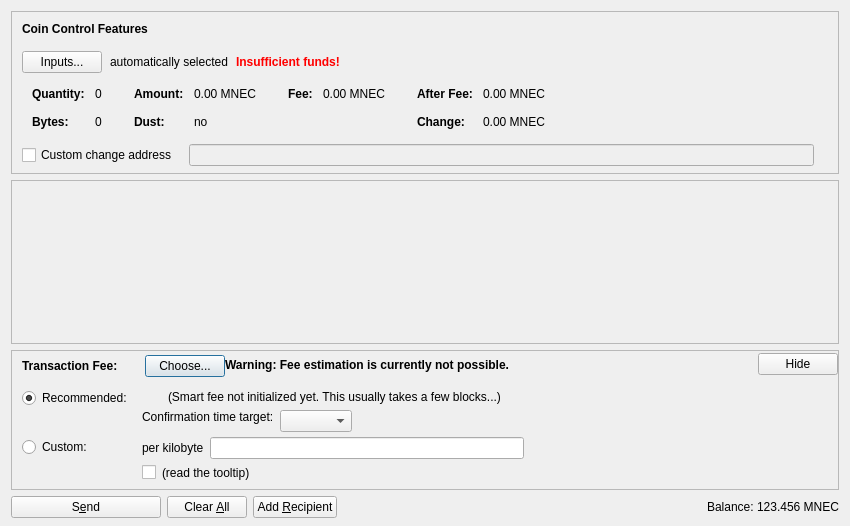
<?xml version="1.0" encoding="UTF-8"?>
<ui version="4.0">
 <class>SendCoinsDialog</class>
 <widget class="QDialog" name="SendCoinsDialog">
  <property name="geometry">
   <rect>
    <x>0</x>
    <y>0</y>
    <width>850</width>
    <height>526</height>
   </rect>
  </property>
  <property name="windowTitle">
   <string>Send Coins</string>
  </property>
  <layout class="QVBoxLayout" name="verticalLayout" stretch="0,1,0,0">
   <property name="bottomMargin">
    <number>8</number>
   </property>
   <item>
    <widget class="QFrame" name="frameCoinControl">
     <property name="sizePolicy">
      <sizepolicy hsizetype="Expanding" vsizetype="Expanding">
       <horstretch>0</horstretch>
       <verstretch>0</verstretch>
      </sizepolicy>
     </property>
     <property name="maximumSize">
      <size>
       <width>16777215</width>
       <height>16777215</height>
      </size>
     </property>
     <property name="frameShape">
      <enum>QFrame::StyledPanel</enum>
     </property>
     <property name="frameShadow">
      <enum>QFrame::Sunken</enum>
     </property>
     <layout class="QVBoxLayout" name="verticalLayoutCoinControl2">
      <property name="spacing">
       <number>0</number>
      </property>
      <property name="leftMargin">
       <number>0</number>
      </property>
      <property name="topMargin">
       <number>0</number>
      </property>
      <property name="rightMargin">
       <number>0</number>
      </property>
      <property name="bottomMargin">
       <number>6</number>
      </property>
      <item>
       <layout class="QVBoxLayout" name="verticalLayoutCoinControl" stretch="0,0,0,0,1">
        <property name="spacing">
         <number>0</number>
        </property>
        <property name="leftMargin">
         <number>10</number>
        </property>
        <property name="topMargin">
         <number>10</number>
        </property>
        <item>
         <layout class="QHBoxLayout" name="horizontalLayoutCoinControl1">
          <property name="bottomMargin">
           <number>15</number>
          </property>
          <item>
           <widget class="QLabel" name="labelCoinControlFeatures">
            <property name="sizePolicy">
             <sizepolicy hsizetype="Preferred" vsizetype="Maximum">
              <horstretch>0</horstretch>
              <verstretch>0</verstretch>
             </sizepolicy>
            </property>
            <property name="font">
             <font>
              <weight>75</weight>
              <bold>true</bold>
             </font>
            </property>
            <property name="styleSheet">
             <string notr="true">font-weight:bold;</string>
            </property>
            <property name="text">
             <string>Coin Control Features</string>
            </property>
           </widget>
          </item>
         </layout>
        </item>
        <item>
         <layout class="QHBoxLayout" name="horizontalLayoutCoinControl2" stretch="0,0,0,0">
          <property name="spacing">
           <number>8</number>
          </property>
          <property name="bottomMargin">
           <number>10</number>
          </property>
          <item>
           <widget class="QPushButton" name="pushButtonCoinControl">
            <property name="styleSheet">
             <string notr="true"/>
            </property>
            <property name="text">
             <string>Inputs...</string>
            </property>
            <property name="autoDefault">
             <bool>false</bool>
            </property>
           </widget>
          </item>
          <item>
           <widget class="QLabel" name="labelCoinControlAutomaticallySelected">
            <property name="text">
             <string>automatically selected</string>
            </property>
            <property name="margin">
             <number>5</number>
            </property>
           </widget>
          </item>
          <item>
           <widget class="QLabel" name="labelCoinControlInsuffFunds">
            <property name="font">
             <font>
              <weight>75</weight>
              <bold>true</bold>
             </font>
            </property>
            <property name="styleSheet">
             <string notr="true">color:red;font-weight:bold;</string>
            </property>
            <property name="text">
             <string>Insufficient funds!</string>
            </property>
            <property name="margin">
             <number>5</number>
            </property>
           </widget>
          </item>
          <item>
           <spacer name="horizontalSpacerCoinControl">
            <property name="orientation">
             <enum>Qt::Horizontal</enum>
            </property>
            <property name="sizeHint" stdset="0">
             <size>
              <width>40</width>
              <height>1</height>
             </size>
            </property>
           </spacer>
          </item>
         </layout>
        </item>
        <item>
         <widget class="QWidget" name="widgetCoinControl" native="true">
          <property name="sizePolicy">
           <sizepolicy hsizetype="Preferred" vsizetype="Preferred">
            <horstretch>0</horstretch>
            <verstretch>0</verstretch>
           </sizepolicy>
          </property>
          <property name="minimumSize">
           <size>
            <width>0</width>
            <height>0</height>
           </size>
          </property>
          <property name="styleSheet">
           <string notr="true"/>
          </property>
          <layout class="QHBoxLayout" name="horizontalLayoutCoinControl5">
           <property name="leftMargin">
            <number>0</number>
           </property>
           <property name="topMargin">
            <number>0</number>
           </property>
           <property name="rightMargin">
            <number>0</number>
           </property>
           <property name="bottomMargin">
            <number>0</number>
           </property>
           <item>
            <layout class="QHBoxLayout" name="horizontalLayoutCoinControl3" stretch="0,0,0,1">
             <property name="spacing">
              <number>20</number>
             </property>
             <property name="topMargin">
              <number>0</number>
             </property>
             <property name="bottomMargin">
              <number>10</number>
             </property>
             <item>
              <layout class="QFormLayout" name="formLayoutCoinControl1">
               <property name="horizontalSpacing">
                <number>10</number>
               </property>
               <property name="verticalSpacing">
                <number>14</number>
               </property>
               <property name="leftMargin">
                <number>10</number>
               </property>
               <property name="topMargin">
                <number>4</number>
               </property>
               <property name="rightMargin">
                <number>6</number>
               </property>
               <item row="0" column="0">
                <widget class="QLabel" name="labelCoinControlQuantityText">
                 <property name="font">
                  <font>
                   <weight>75</weight>
                   <bold>true</bold>
                  </font>
                 </property>
                 <property name="text">
                  <string>Quantity:</string>
                 </property>
                 <property name="margin">
                  <number>0</number>
                 </property>
                </widget>
               </item>
               <item row="0" column="1">
                <widget class="QLabel" name="labelCoinControlQuantity">
                 <property name="cursor">
                  <cursorShape>IBeamCursor</cursorShape>
                 </property>
                 <property name="contextMenuPolicy">
                  <enum>Qt::ActionsContextMenu</enum>
                 </property>
                 <property name="text">
                  <string notr="true">0</string>
                 </property>
                 <property name="margin">
                  <number>0</number>
                 </property>
                 <property name="textInteractionFlags">
                  <set>Qt::LinksAccessibleByMouse|Qt::TextSelectableByKeyboard|Qt::TextSelectableByMouse</set>
                 </property>
                </widget>
               </item>
               <item row="1" column="0">
                <widget class="QLabel" name="labelCoinControlBytesText">
                 <property name="font">
                  <font>
                   <weight>75</weight>
                   <bold>true</bold>
                  </font>
                 </property>
                 <property name="text">
                  <string>Bytes:</string>
                 </property>
                </widget>
               </item>
               <item row="1" column="1">
                <widget class="QLabel" name="labelCoinControlBytes">
                 <property name="cursor">
                  <cursorShape>IBeamCursor</cursorShape>
                 </property>
                 <property name="contextMenuPolicy">
                  <enum>Qt::ActionsContextMenu</enum>
                 </property>
                 <property name="text">
                  <string notr="true">0</string>
                 </property>
                 <property name="textInteractionFlags">
                  <set>Qt::LinksAccessibleByMouse|Qt::TextSelectableByKeyboard|Qt::TextSelectableByMouse</set>
                 </property>
                </widget>
               </item>
              </layout>
             </item>
             <item>
              <layout class="QFormLayout" name="formLayoutCoinControl2">
               <property name="horizontalSpacing">
                <number>10</number>
               </property>
               <property name="verticalSpacing">
                <number>14</number>
               </property>
               <property name="leftMargin">
                <number>6</number>
               </property>
               <property name="topMargin">
                <number>4</number>
               </property>
               <property name="rightMargin">
                <number>6</number>
               </property>
               <item row="0" column="0">
                <widget class="QLabel" name="labelCoinControlAmountText">
                 <property name="font">
                  <font>
                   <weight>75</weight>
                   <bold>true</bold>
                  </font>
                 </property>
                 <property name="text">
                  <string>Amount:</string>
                 </property>
                 <property name="margin">
                  <number>0</number>
                 </property>
                </widget>
               </item>
               <item row="0" column="1">
                <widget class="QLabel" name="labelCoinControlAmount">
                 <property name="cursor">
                  <cursorShape>IBeamCursor</cursorShape>
                 </property>
                 <property name="contextMenuPolicy">
                  <enum>Qt::ActionsContextMenu</enum>
                 </property>
                 <property name="text">
                  <string notr="true">0.00 MNEC</string>
                 </property>
                 <property name="textInteractionFlags">
                  <set>Qt::LinksAccessibleByMouse|Qt::TextSelectableByKeyboard|Qt::TextSelectableByMouse</set>
                 </property>
                </widget>
               </item>
               <item row="1" column="0">
                <widget class="QLabel" name="labelCoinControlLowOutputText">
                 <property name="font">
                  <font>
                   <weight>75</weight>
                   <bold>true</bold>
                  </font>
                 </property>
                 <property name="text">
                  <string>Dust:</string>
                 </property>
                </widget>
               </item>
               <item row="1" column="1">
                <widget class="QLabel" name="labelCoinControlLowOutput">
                 <property name="cursor">
                  <cursorShape>IBeamCursor</cursorShape>
                 </property>
                 <property name="contextMenuPolicy">
                  <enum>Qt::ActionsContextMenu</enum>
                 </property>
                 <property name="text">
                  <string notr="true">no</string>
                 </property>
                 <property name="textInteractionFlags">
                  <set>Qt::LinksAccessibleByMouse|Qt::TextSelectableByKeyboard|Qt::TextSelectableByMouse</set>
                 </property>
                </widget>
               </item>
              </layout>
             </item>
             <item>
              <layout class="QFormLayout" name="formLayoutCoinControl3">
               <property name="horizontalSpacing">
                <number>10</number>
               </property>
               <property name="verticalSpacing">
                <number>14</number>
               </property>
               <property name="leftMargin">
                <number>6</number>
               </property>
               <property name="topMargin">
                <number>4</number>
               </property>
               <property name="rightMargin">
                <number>6</number>
               </property>
               <item row="0" column="0">
                <widget class="QLabel" name="labelCoinControlFeeText">
                 <property name="font">
                  <font>
                   <weight>75</weight>
                   <bold>true</bold>
                  </font>
                 </property>
                 <property name="text">
                  <string>Fee:</string>
                 </property>
                 <property name="margin">
                  <number>0</number>
                 </property>
                </widget>
               </item>
               <item row="0" column="1">
                <widget class="QLabel" name="labelCoinControlFee">
                 <property name="cursor">
                  <cursorShape>IBeamCursor</cursorShape>
                 </property>
                 <property name="contextMenuPolicy">
                  <enum>Qt::ActionsContextMenu</enum>
                 </property>
                 <property name="text">
                  <string notr="true">0.00 MNEC</string>
                 </property>
                 <property name="textInteractionFlags">
                  <set>Qt::LinksAccessibleByMouse|Qt::TextSelectableByKeyboard|Qt::TextSelectableByMouse</set>
                 </property>
                </widget>
               </item>
              </layout>
             </item>
             <item>
              <layout class="QFormLayout" name="formLayoutCoinControl4">
               <property name="horizontalSpacing">
                <number>10</number>
               </property>
               <property name="verticalSpacing">
                <number>14</number>
               </property>
               <property name="leftMargin">
                <number>6</number>
               </property>
               <property name="topMargin">
                <number>4</number>
               </property>
               <property name="rightMargin">
                <number>6</number>
               </property>
               <item row="0" column="0">
                <widget class="QLabel" name="labelCoinControlAfterFeeText">
                 <property name="font">
                  <font>
                   <weight>75</weight>
                   <bold>true</bold>
                  </font>
                 </property>
                 <property name="text">
                  <string>After Fee:</string>
                 </property>
                 <property name="margin">
                  <number>0</number>
                 </property>
                </widget>
               </item>
               <item row="0" column="1">
                <widget class="QLabel" name="labelCoinControlAfterFee">
                 <property name="cursor">
                  <cursorShape>IBeamCursor</cursorShape>
                 </property>
                 <property name="contextMenuPolicy">
                  <enum>Qt::ActionsContextMenu</enum>
                 </property>
                 <property name="text">
                  <string notr="true">0.00 MNEC</string>
                 </property>
                 <property name="textInteractionFlags">
                  <set>Qt::LinksAccessibleByMouse|Qt::TextSelectableByKeyboard|Qt::TextSelectableByMouse</set>
                 </property>
                </widget>
               </item>
               <item row="1" column="0">
                <widget class="QLabel" name="labelCoinControlChangeText">
                 <property name="font">
                  <font>
                   <weight>75</weight>
                   <bold>true</bold>
                  </font>
                 </property>
                 <property name="text">
                  <string>Change:</string>
                 </property>
                </widget>
               </item>
               <item row="1" column="1">
                <widget class="QLabel" name="labelCoinControlChange">
                 <property name="cursor">
                  <cursorShape>IBeamCursor</cursorShape>
                 </property>
                 <property name="contextMenuPolicy">
                  <enum>Qt::ActionsContextMenu</enum>
                 </property>
                 <property name="text">
                  <string notr="true">0.00 MNEC</string>
                 </property>
                 <property name="textInteractionFlags">
                  <set>Qt::LinksAccessibleByMouse|Qt::TextSelectableByKeyboard|Qt::TextSelectableByMouse</set>
                 </property>
                </widget>
               </item>
              </layout>
             </item>
            </layout>
           </item>
          </layout>
         </widget>
        </item>
        <item>
         <layout class="QHBoxLayout" name="horizontalLayoutCoinControl4" stretch="0,0,0">
          <property name="spacing">
           <number>12</number>
          </property>
          <property name="sizeConstraint">
           <enum>QLayout::SetDefaultConstraint</enum>
          </property>
          <property name="topMargin">
           <number>5</number>
          </property>
          <property name="rightMargin">
           <number>5</number>
          </property>
          <item>
           <widget class="QCheckBox" name="checkBoxCoinControlChange">
            <property name="toolTip">
             <string>If this is activated, but the change address is empty or invalid, change will be sent to a newly generated address.</string>
            </property>
            <property name="text">
             <string>Custom change address</string>
            </property>
           </widget>
          </item>
          <item>
           <widget class="QValidatedLineEdit" name="lineEditCoinControlChange">
            <property name="enabled">
             <bool>false</bool>
            </property>
            <property name="sizePolicy">
             <sizepolicy hsizetype="Expanding" vsizetype="Fixed">
              <horstretch>0</horstretch>
              <verstretch>0</verstretch>
             </sizepolicy>
            </property>
           </widget>
          </item>
          <item>
           <widget class="QLabel" name="labelCoinControlChangeLabel">
            <property name="sizePolicy">
             <sizepolicy hsizetype="Preferred" vsizetype="Expanding">
              <horstretch>0</horstretch>
              <verstretch>0</verstretch>
             </sizepolicy>
            </property>
            <property name="minimumSize">
             <size>
              <width>0</width>
              <height>0</height>
             </size>
            </property>
            <property name="text">
             <string/>
            </property>
            <property name="margin">
             <number>3</number>
            </property>
           </widget>
          </item>
         </layout>
        </item>
        <item>
         <spacer name="verticalSpacerCoinControl">
          <property name="orientation">
           <enum>Qt::Vertical</enum>
          </property>
          <property name="sizeHint" stdset="0">
           <size>
            <width>800</width>
            <height>1</height>
           </size>
          </property>
         </spacer>
        </item>
       </layout>
      </item>
     </layout>
    </widget>
   </item>
   <item>
    <widget class="QScrollArea" name="scrollArea">
     <property name="widgetResizable">
      <bool>true</bool>
     </property>
     <widget class="QWidget" name="scrollAreaWidgetContents">
      <property name="geometry">
       <rect>
        <x>0</x>
        <y>0</y>
        <width>830</width>
        <height>104</height>
       </rect>
      </property>
      <layout class="QVBoxLayout" name="verticalLayout_2" stretch="0,1">
       <property name="leftMargin">
        <number>0</number>
       </property>
       <property name="topMargin">
        <number>0</number>
       </property>
       <property name="rightMargin">
        <number>0</number>
       </property>
       <property name="bottomMargin">
        <number>0</number>
       </property>
       <item>
        <layout class="QVBoxLayout" name="entries">
         <property name="spacing">
          <number>6</number>
         </property>
        </layout>
       </item>
       <item>
        <spacer name="verticalSpacer">
         <property name="orientation">
          <enum>Qt::Vertical</enum>
         </property>
         <property name="sizeHint" stdset="0">
          <size>
           <width>20</width>
           <height>40</height>
          </size>
         </property>
        </spacer>
       </item>
      </layout>
     </widget>
    </widget>
   </item>
   <item>
    <widget class="QFrame" name="frameFee">
     <property name="sizePolicy">
      <sizepolicy hsizetype="Expanding" vsizetype="Expanding">
       <horstretch>0</horstretch>
       <verstretch>0</verstretch>
      </sizepolicy>
     </property>
     <property name="maximumSize">
      <size>
       <width>16777215</width>
       <height>16777215</height>
      </size>
     </property>
     <property name="frameShape">
      <enum>QFrame::StyledPanel</enum>
     </property>
     <property name="frameShadow">
      <enum>QFrame::Sunken</enum>
     </property>
     <layout class="QVBoxLayout" name="verticalLayoutFee1">
      <property name="spacing">
       <number>0</number>
      </property>
      <property name="leftMargin">
       <number>0</number>
      </property>
      <property name="topMargin">
       <number>0</number>
      </property>
      <property name="rightMargin">
       <number>0</number>
      </property>
      <property name="bottomMargin">
       <number>0</number>
      </property>
      <item>
       <layout class="QVBoxLayout" name="verticalLayoutFee2" stretch="0,0,0">
        <property name="spacing">
         <number>0</number>
        </property>
        <property name="leftMargin">
         <number>10</number>
        </property>
        <property name="topMargin">
         <number>0</number>
        </property>
        <item>
         <layout class="QHBoxLayout" name="horizontalLayoutFee1">
          <property name="bottomMargin">
           <number>0</number>
          </property>
          <item>
           <layout class="QVBoxLayout" name="verticalLayoutFee7">
            <property name="spacing">
             <number>0</number>
            </property>
            <item>
             <spacer name="verticalSpacerSmartFee">
              <property name="orientation">
               <enum>Qt::Vertical</enum>
              </property>
              <property name="sizeType">
               <enum>QSizePolicy::Fixed</enum>
              </property>
              <property name="sizeHint" stdset="0">
               <size>
                <width>1</width>
                <height>4</height>
               </size>
              </property>
             </spacer>
            </item>
            <item>
             <layout class="QHBoxLayout" name="horizontalLayoutSmartFee">
              <property name="spacing">
               <number>10</number>
              </property>
              <item>
               <widget class="QLabel" name="labelFeeHeadline">
                <property name="sizePolicy">
                 <sizepolicy hsizetype="Preferred" vsizetype="Maximum">
                  <horstretch>0</horstretch>
                  <verstretch>0</verstretch>
                 </sizepolicy>
                </property>
                <property name="font">
                 <font>
                  <weight>75</weight>
                  <bold>true</bold>
                 </font>
                </property>
                <property name="styleSheet">
                 <string notr="true">font-weight:bold;</string>
                </property>
                <property name="text">
                 <string>Transaction Fee:</string>
                </property>
               </widget>
              </item>
              <item>
               <widget class="QLabel" name="labelFeeMinimized">
                <property name="text">
                 <string/>
                </property>
               </widget>
              </item>
              <item>
               <widget class="QPushButton" name="buttonChooseFee">
                <property name="text">
                 <string>Choose...</string>
                </property>
               </widget>
              </item>
             </layout>
            </item>
            <item>
             <spacer name="verticalSpacer_5">
              <property name="orientation">
               <enum>Qt::Vertical</enum>
              </property>
              <property name="sizeHint" stdset="0">
               <size>
                <width>1</width>
                <height>1</height>
               </size>
              </property>
             </spacer>
            </item>
           </layout>
          </item>
          <item>
           <widget class="QLabel" name="fallbackFeeWarningLabel">
            <property name="toolTip">
             <string>Using the fallbackfee can result in sending a transaction that will take several hours or days (or never) to confirm. Consider choosing your fee manually or wait until you have validated the complete chain.</string>
            </property>
            <property name="font">
            <font>
                <weight>75</weight>
                <bold>true</bold>
            </font>
            </property>
            <property name="text">
             <string>Warning: Fee estimation is currently not possible.</string>
            </property>
            <property name="wordWrap">
             <bool>false</bool>
            </property>
           </widget>
          </item>
          <item>
           <spacer name="horizontalSpacer_4">
            <property name="orientation">
             <enum>Qt::Horizontal</enum>
            </property>
            <property name="sizeType">
             <enum>QSizePolicy::MinimumExpanding</enum>
            </property>
            <property name="sizeHint" stdset="0">
             <size>
              <width>40</width>
              <height>20</height>
             </size>
            </property>
           </spacer>
          </item>
          <item>
           <widget class="QPushButton" name="buttonMinimizeFee">
            <property name="toolTip">
             <string>collapse fee-settings</string>
            </property>
            <property name="text">
             <string>Hide</string>
            </property>
           </widget>
          </item>
         </layout>
        </item>
        <item>
         <widget class="QFrame" name="frameFeeSelection">
          <layout class="QVBoxLayout" name="verticalLayoutFee12">
           <property name="spacing">
            <number>0</number>
           </property>
           <property name="leftMargin">
            <number>0</number>
           </property>
           <property name="topMargin">
            <number>0</number>
           </property>
           <property name="rightMargin">
            <number>0</number>
           </property>
           <property name="bottomMargin">
            <number>0</number>
           </property>
           <item>
            <layout class="QGridLayout" name="gridLayoutFee">
             <property name="topMargin">
              <number>10</number>
             </property>
             <property name="bottomMargin">
              <number>4</number>
             </property>
             <property name="horizontalSpacing">
              <number>10</number>
             </property>
             <property name="verticalSpacing">
              <number>4</number>
             </property>
             <item row="1" column="1">
              <layout class="QVBoxLayout" name="verticalLayoutFee8">
               <property name="spacing">
                <number>6</number>
               </property>
               <item>
                <layout class="QHBoxLayout" name="horizontalLayoutFee13">
                 <item>
                  <widget class="QLabel" name="labelCustomPerKilobyte">
                   <property name="toolTip">
                    <string>If the custom fee is set to 1000 satoshis and the transaction is only 250 bytes, then &quot;per kilobyte&quot; only pays 250 satoshis in fee, while &quot;total at least&quot; pays 1000 satoshis. For transactions bigger than a kilobyte both pay by kilobyte.</string>
                   </property>
                   <property name="text">
                    <string>per kilobyte</string>
                   </property>
                  </widget>
                 </item>
                 <item>
                  <widget class="BitcoinAmountField" name="customFee"/>
                 </item>
                 <item>
                  <spacer name="horizontalSpacer_6">
                   <property name="orientation">
                    <enum>Qt::Horizontal</enum>
                   </property>
                   <property name="sizeHint" stdset="0">
                    <size>
                     <width>1</width>
                     <height>1</height>
                    </size>
                   </property>
                  </spacer>
                 </item>
                </layout>
               </item>
               <item>
                <layout class="QHBoxLayout" name="horizontalLayoutFee8">
                 <item>
                  <widget class="QCheckBox" name="checkBoxMinimumFee">
                   <property name="toolTip">
                    <string>Paying only the minimum fee is just fine as long as there is less transaction volume than space in the blocks. But be aware that this can end up in a never confirming transaction once there is more demand for miningenthusiastcoin transactions than the network can process.</string>
                   </property>
                   <property name="text">
                    <string/>
                   </property>
                  </widget>
                 </item>
                 <item>
                  <widget class="QLabel" name="labelMinFeeWarning">
                   <property name="enabled">
                    <bool>true</bool>
                   </property>
                   <property name="toolTip">
                    <string>Paying only the minimum fee is just fine as long as there is less transaction volume than space in the blocks. But be aware that this can end up in a never confirming transaction once there is more demand for miningenthusiastcoin transactions than the network can process.</string>
                   </property>
                   <property name="text">
                    <string>(read the tooltip)</string>
                   </property>
                   <property name="margin">
                    <number>5</number>
                   </property>
                  </widget>
                 </item>
                 <item>
                  <spacer name="horizontalSpacer_2">
                   <property name="orientation">
                    <enum>Qt::Horizontal</enum>
                   </property>
                   <property name="sizeHint" stdset="0">
                    <size>
                     <width>1</width>
                     <height>1</height>
                    </size>
                   </property>
                  </spacer>
                 </item>
                </layout>
               </item>
              </layout>
             </item>
             <item row="0" column="0">
              <layout class="QVBoxLayout" name="verticalLayoutFee4" stretch="0,1">
               <item>
                <widget class="QRadioButton" name="radioSmartFee">
                 <property name="text">
                  <string>Recommended:</string>
                 </property>
                 <property name="checked">
                  <bool>true</bool>
                 </property>
                 <attribute name="buttonGroup">
                  <string notr="true">groupFee</string>
                 </attribute>
                </widget>
               </item>
               <item>
                <spacer name="verticalSpacer_2">
                 <property name="orientation">
                  <enum>Qt::Vertical</enum>
                 </property>
                 <property name="sizeHint" stdset="0">
                  <size>
                   <width>1</width>
                   <height>1</height>
                  </size>
                 </property>
                </spacer>
               </item>
              </layout>
             </item>
             <item row="1" column="0">
              <layout class="QVBoxLayout" name="verticalLayoutFee9" stretch="0,1">
               <item>
                <widget class="QRadioButton" name="radioCustomFee">
                 <property name="text">
                  <string>Custom:</string>
                 </property>
                 <attribute name="buttonGroup">
                  <string notr="true">groupFee</string>
                 </attribute>
                </widget>
               </item>
               <item>
                <spacer name="verticalSpacer_6">
                 <property name="orientation">
                  <enum>Qt::Vertical</enum>
                 </property>
                 <property name="sizeHint" stdset="0">
                  <size>
                   <width>1</width>
                   <height>1</height>
                  </size>
                 </property>
                </spacer>
               </item>
              </layout>
             </item>
             <item row="0" column="1">
              <layout class="QVBoxLayout" name="verticalLayoutFee3" stretch="0,0,1">
               <property name="spacing">
                <number>6</number>
               </property>
               <property name="topMargin">
                <number>2</number>
               </property>
               <item>
                <layout class="QHBoxLayout" name="horizontalLayoutFee12">
                 <item>
                  <widget class="QLabel" name="labelSmartFee">
                   <property name="text">
                    <string/>
                   </property>
                   <property name="margin">
                    <number>2</number>
                   </property>
                  </widget>
                 </item>
                 <item>
                  <widget class="QLabel" name="labelFeeEstimation">
                   <property name="text">
                    <string/>
                   </property>
                  </widget>
                 </item>
                 <item>
                  <widget class="QLabel" name="labelSmartFee2">
                   <property name="text">
                    <string>(Smart fee not initialized yet. This usually takes a few blocks...)</string>
                   </property>
                   <property name="margin">
                    <number>2</number>
                   </property>
                  </widget>
                 </item>
                 <item>
                  <spacer name="horizontalSpacer_5">
                   <property name="orientation">
                    <enum>Qt::Horizontal</enum>
                   </property>
                   <property name="sizeHint" stdset="0">
                    <size>
                     <width>1</width>
                     <height>1</height>
                    </size>
                   </property>
                  </spacer>
                 </item>
                </layout>
               </item>
               <item>
                <layout class="QHBoxLayout" name="horizontalLayoutFee9">
                 <item>
                  <layout class="QVBoxLayout" name="verticalLayoutFee6">
                   <item>
                    <widget class="QLabel" name="labelSmartFee3">
                     <property name="text">
                      <string>Confirmation time target:</string>
                     </property>
                     <property name="margin">
                      <number>2</number>
                     </property>
                    </widget>
                   </item>
                   <item>
                    <spacer name="verticalSpacer_3">
                     <property name="orientation">
                      <enum>Qt::Vertical</enum>
                     </property>
                     <property name="sizeHint" stdset="0">
                      <size>
                       <width>1</width>
                       <height>1</height>
                      </size>
                     </property>
                    </spacer>
                   </item>
                  </layout>
                 </item>
                 <item>
                  <layout class="QVBoxLayout" name="verticalLayoutFee5">
                   <property name="rightMargin">
                    <number>30</number>
                   </property>
                   <item>
                    <layout class="QHBoxLayout" name="horizontalLayoutConfTarget">
                     <property name="bottomMargin">
                      <number>0</number>
                     </property>
                     <item>
                      <widget class="QComboBox" name="confTargetSelector"/>
                     </item>
                     <item>
                      <spacer name="horizontalSpacerConfTarget">
                       <property name="orientation">
                        <enum>Qt::Horizontal</enum>
                       </property>
                       <property name="sizeHint" stdset="0">
                        <size>
                         <width>40</width>
                         <height>20</height>
                        </size>
                       </property>
                      </spacer>
                     </item>
                    </layout>
                   </item>
                  </layout>
                 </item>
                </layout>
               </item>
               <item>
                <spacer name="verticalSpacer_4">
                 <property name="orientation">
                  <enum>Qt::Vertical</enum>
                 </property>
                 <property name="sizeHint" stdset="0">
                  <size>
                   <width>1</width>
                   <height>1</height>
                  </size>
                 </property>
                </spacer>
               </item>
              </layout>
             </item>
            </layout>
           </item>
          </layout>
         </widget>
        </item>
        <item>
         <spacer name="verticalSpacerFee">
          <property name="orientation">
           <enum>Qt::Vertical</enum>
          </property>
          <property name="sizeHint" stdset="0">
           <size>
            <width>40</width>
            <height>5</height>
           </size>
          </property>
         </spacer>
        </item>
       </layout>
      </item>
     </layout>
    </widget>
   </item>
   <item>
    <layout class="QHBoxLayout" name="horizontalLayout">
     <item>
      <widget class="QPushButton" name="sendButton">
       <property name="minimumSize">
        <size>
         <width>150</width>
         <height>0</height>
        </size>
       </property>
       <property name="toolTip">
        <string>Confirm the send action</string>
       </property>
       <property name="text">
        <string>S&amp;end</string>
       </property>
       <property name="icon">
        <iconset resource="../bitcoin.qrc">
         <normaloff>:/icons/send</normaloff>:/icons/send</iconset>
       </property>
       <property name="autoDefault">
        <bool>false</bool>
       </property>
       <property name="default">
        <bool>false</bool>
       </property>
      </widget>
     </item>
     <item>
      <widget class="QPushButton" name="clearButton">
       <property name="sizePolicy">
        <sizepolicy hsizetype="Minimum" vsizetype="Fixed">
         <horstretch>0</horstretch>
         <verstretch>0</verstretch>
        </sizepolicy>
       </property>
       <property name="toolTip">
        <string>Clear all fields of the form.</string>
       </property>
       <property name="text">
        <string>Clear &amp;All</string>
       </property>
       <property name="icon">
        <iconset resource="../bitcoin.qrc">
         <normaloff>:/icons/remove</normaloff>:/icons/remove</iconset>
       </property>
       <property name="autoDefault">
        <bool>false</bool>
       </property>
      </widget>
     </item>
     <item>
      <widget class="QPushButton" name="addButton">
       <property name="toolTip">
        <string>Send to multiple recipients at once</string>
       </property>
       <property name="text">
        <string>Add &amp;Recipient</string>
       </property>
       <property name="icon">
        <iconset resource="../bitcoin.qrc">
         <normaloff>:/icons/add</normaloff>:/icons/add</iconset>
       </property>
       <property name="autoDefault">
        <bool>false</bool>
       </property>
      </widget>
     </item>
     <item>
      <spacer name="horizontalSpacer">
       <property name="orientation">
        <enum>Qt::Horizontal</enum>
       </property>
       <property name="sizeHint" stdset="0">
        <size>
         <width>40</width>
         <height>20</height>
        </size>
       </property>
      </spacer>
     </item>
     <item>
      <layout class="QHBoxLayout" name="horizontalLayout_2">
       <property name="spacing">
        <number>3</number>
       </property>
       <item>
        <widget class="QLabel" name="label">
         <property name="sizePolicy">
          <sizepolicy hsizetype="Preferred" vsizetype="Fixed">
           <horstretch>0</horstretch>
           <verstretch>0</verstretch>
          </sizepolicy>
         </property>
         <property name="text">
          <string>Balance:</string>
         </property>
        </widget>
       </item>
       <item>
        <widget class="QLabel" name="labelBalance">
         <property name="sizePolicy">
          <sizepolicy hsizetype="Preferred" vsizetype="Fixed">
           <horstretch>0</horstretch>
           <verstretch>0</verstretch>
          </sizepolicy>
         </property>
         <property name="cursor">
          <cursorShape>IBeamCursor</cursorShape>
         </property>
         <property name="text">
          <string notr="true">123.456 MNEC</string>
         </property>
         <property name="textInteractionFlags">
          <set>Qt::LinksAccessibleByMouse|Qt::TextSelectableByKeyboard|Qt::TextSelectableByMouse</set>
         </property>
        </widget>
       </item>
      </layout>
     </item>
    </layout>
   </item>
  </layout>
 </widget>
 <customwidgets>
  <customwidget>
   <class>QValidatedLineEdit</class>
   <extends>QLineEdit</extends>
   <header>qt/qvalidatedlineedit.h</header>
  </customwidget>
  <customwidget>
   <class>BitcoinAmountField</class>
   <extends>QLineEdit</extends>
   <header>qt/bitcoinamountfield.h</header>
   <container>1</container>
  </customwidget>
 </customwidgets>
 <resources>
  <include location="../bitcoin.qrc"/>
 </resources>
 <connections/>
 <buttongroups>
  <buttongroup name="groupFee"/>
 </buttongroups>
</ui>
